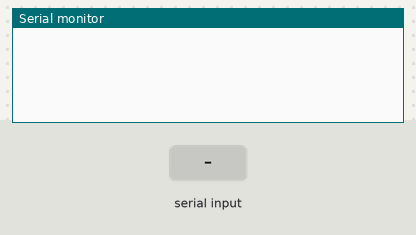
This sketch was run on a simulated Arduino Uno, built with avr-gcc and run on an emulated ATmega328P. On the bench: the last lines printed to the serial monitor. Inputs (shaded band) come from the test bench. Random numbers use the default seed unless the sketch sets one.

Above: at 1.2 s.
1.3 s: "r" received over Serial
At 1.7 s:
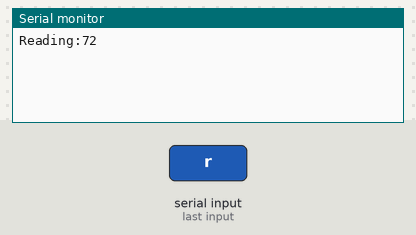
2.8 s: "s" received over Serial
At 4.0 s:
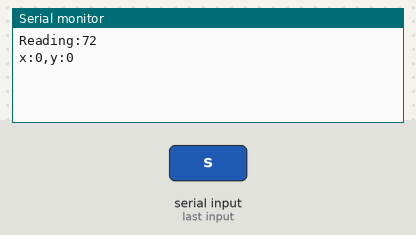

The sketch:

randomdata.ino
```cpp
#include <math.h>

int x = 0;

void setup() {
  Serial.begin(9600);
}

void loop() {
  int num1 = random(100);
  int num2 = random(-1,2);

  if (Serial.available()) {
    char inChar = (char)Serial.read();

    switch (inChar) {
      case 'r':
      Serial.print("Reading:");
      Serial.println(num1);
      break;

    case 's':
      Serial.print("x:");
      Serial.print(x);
      Serial.print(",y:");
      Serial.println(x % 10 + num1*num2);
      x++;
      break;
    }
  }
}
```

Measured:
- after the input at 1.3 s, the serial monitor: prints a new line at once (image 1)
- after the input at 2.8 s, the serial monitor: prints a new line at once (image 2)
